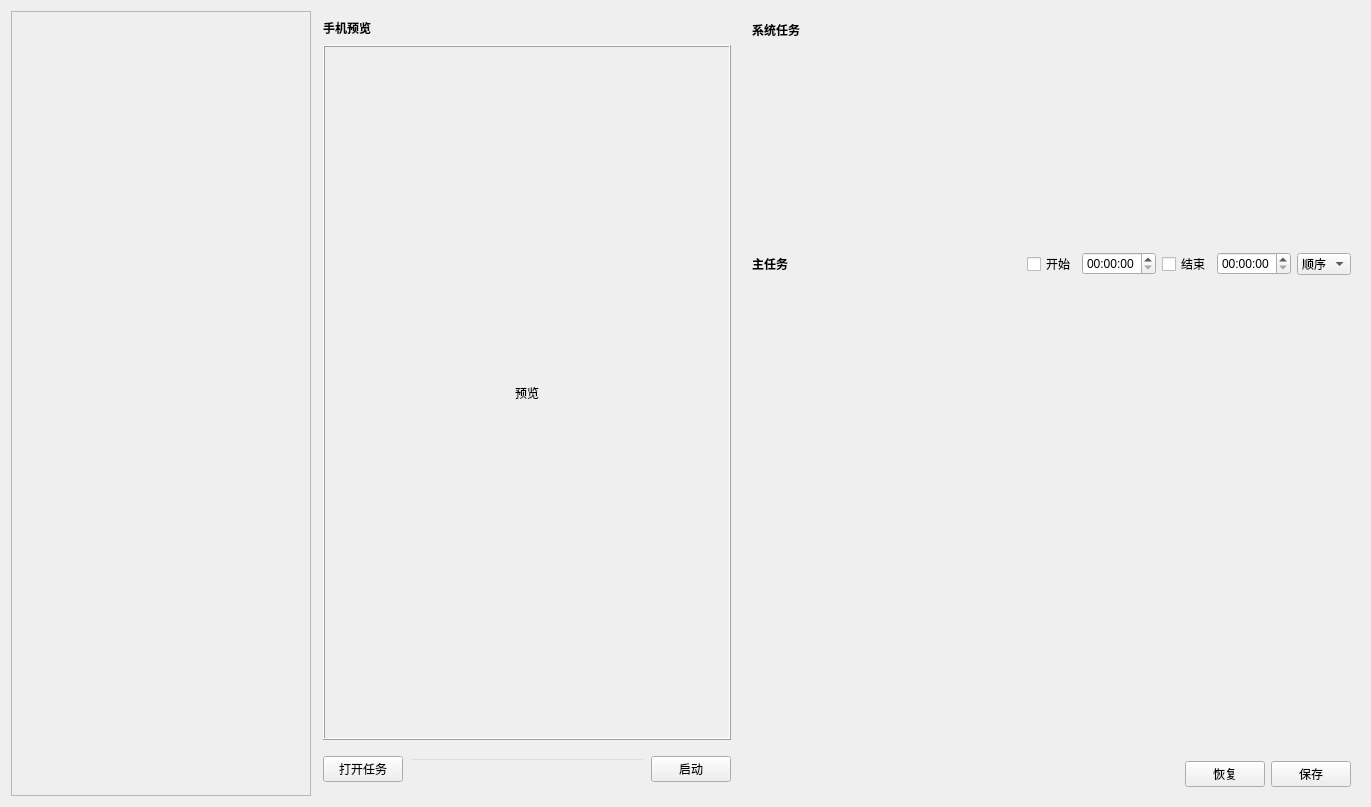
<?xml version="1.0" encoding="UTF-8"?>
<ui version="4.0">
 <class>AutomaticToolWidget</class>
 <widget class="QWidget" name="AutomaticToolWidget">
  <property name="geometry">
   <rect>
    <x>0</x>
    <y>0</y>
    <width>1371</width>
    <height>807</height>
   </rect>
  </property>
  <property name="windowTitle">
   <string>自动测试工具</string>
  </property>
  <property name="windowIcon">
   <iconset>
    <normalon>:/Resource/sheep.png</normalon>
   </iconset>
  </property>
  <layout class="QGridLayout" name="gridLayout_6">
   <item row="0" column="0">
    <widget class="QFrame" name="frame">
     <property name="minimumSize">
      <size>
       <width>300</width>
       <height>0</height>
      </size>
     </property>
     <property name="maximumSize">
      <size>
       <width>300</width>
       <height>16777215</height>
      </size>
     </property>
     <property name="styleSheet">
      <string notr="true"/>
     </property>
     <property name="frameShape">
      <enum>QFrame::StyledPanel</enum>
     </property>
     <property name="frameShadow">
      <enum>QFrame::Raised</enum>
     </property>
     <layout class="QGridLayout" name="gridLayout">
      <item row="0" column="0">
       <layout class="QVBoxLayout" name="verticalLayout_4">
        <property name="spacing">
         <number>0</number>
        </property>
        <item>
         <widget class="QTableWidget" name="devsInfoTbView">
          <property name="autoFillBackground">
           <bool>false</bool>
          </property>
          <property name="styleSheet">
           <string notr="true">background: transparent;</string>
          </property>
         </widget>
        </item>
        <item>
         <layout class="QHBoxLayout" name="horizontalLayout">
          <property name="spacing">
           <number>0</number>
          </property>
          <property name="topMargin">
           <number>6</number>
          </property>
          <item>
           <spacer name="horizontalSpacer_9">
            <property name="orientation">
             <enum>Qt::Horizontal</enum>
            </property>
            <property name="sizeHint" stdset="0">
             <size>
              <width>40</width>
              <height>20</height>
             </size>
            </property>
           </spacer>
          </item>
          <item>
           <widget class="QPushButton" name="pushButton">
            <property name="styleSheet">
             <string notr="true">background: transparent;</string>
            </property>
            <property name="text">
             <string/>
            </property>
            <property name="icon">
             <iconset>
              <normalon>:/Resource/refresh.png</normalon>
             </iconset>
            </property>
            <property name="iconSize">
             <size>
              <width>32</width>
              <height>32</height>
             </size>
            </property>
            <property name="flat">
             <bool>true</bool>
            </property>
           </widget>
          </item>
          <item>
           <spacer name="horizontalSpacer_10">
            <property name="orientation">
             <enum>Qt::Horizontal</enum>
            </property>
            <property name="sizeHint" stdset="0">
             <size>
              <width>40</width>
              <height>20</height>
             </size>
            </property>
           </spacer>
          </item>
         </layout>
        </item>
       </layout>
      </item>
     </layout>
    </widget>
   </item>
   <item row="0" column="1">
    <widget class="QWidget" name="widget" native="true">
     <property name="minimumSize">
      <size>
       <width>420</width>
       <height>0</height>
      </size>
     </property>
     <property name="maximumSize">
      <size>
       <width>420</width>
       <height>16777215</height>
      </size>
     </property>
     <layout class="QGridLayout" name="gridLayout_3">
      <property name="leftMargin">
       <number>6</number>
      </property>
      <property name="topMargin">
       <number>6</number>
      </property>
      <property name="rightMargin">
       <number>6</number>
      </property>
      <property name="bottomMargin">
       <number>6</number>
      </property>
      <item row="0" column="0">
       <layout class="QGridLayout" name="gridLayout_2">
        <item row="3" column="0">
         <layout class="QHBoxLayout" name="horizontalLayout_3">
          <property name="topMargin">
           <number>10</number>
          </property>
          <property name="bottomMargin">
           <number>8</number>
          </property>
          <item>
           <widget class="QPushButton" name="pushButton_21">
            <property name="text">
             <string>打开任务</string>
            </property>
           </widget>
          </item>
          <item>
           <widget class="QLineEdit" name="lineEdit">
            <property name="styleSheet">
             <string notr="true">background: transparent;</string>
            </property>
           </widget>
          </item>
          <item>
           <widget class="QPushButton" name="pushButton_6">
            <property name="text">
             <string>启动</string>
            </property>
           </widget>
          </item>
         </layout>
        </item>
        <item row="1" column="0">
         <layout class="QHBoxLayout" name="horizontalLayout_2">
          <item>
           <widget class="QLabel" name="label">
            <property name="font">
             <font>
              <weight>75</weight>
              <bold>true</bold>
             </font>
            </property>
            <property name="text">
             <string>手机预览</string>
            </property>
           </widget>
          </item>
          <item>
           <spacer name="horizontalSpacer">
            <property name="orientation">
             <enum>Qt::Horizontal</enum>
            </property>
            <property name="sizeHint" stdset="0">
             <size>
              <width>40</width>
              <height>20</height>
             </size>
            </property>
           </spacer>
          </item>
          <item>
           <widget class="QPushButton" name="previewBtn">
            <property name="styleSheet">
             <string notr="true">background: transparent;</string>
            </property>
            <property name="text">
             <string/>
            </property>
            <property name="icon">
             <iconset resource="ImageResource.qrc">
              <normaloff>:/Resource/switch_off.png</normaloff>
              <normalon>:/Resource/switch_on.png</normalon>
              <selectedoff>:/Resource/switch_off.png</selectedoff>
              <selectedon>:/Resource/switch_on.png</selectedon>:/Resource/switch_off.png</iconset>
            </property>
            <property name="iconSize">
             <size>
              <width>32</width>
              <height>32</height>
             </size>
            </property>
            <property name="autoDefault">
             <bool>false</bool>
            </property>
            <property name="default">
             <bool>false</bool>
            </property>
            <property name="flat">
             <bool>true</bool>
            </property>
           </widget>
          </item>
         </layout>
        </item>
        <item row="2" column="0">
         <widget class="QLabel" name="previewLb">
          <property name="minimumSize">
           <size>
            <width>380</width>
            <height>680</height>
           </size>
          </property>
          <property name="maximumSize">
           <size>
            <width>700</width>
            <height>1500</height>
           </size>
          </property>
          <property name="frameShape">
           <enum>QFrame::Box</enum>
          </property>
          <property name="frameShadow">
           <enum>QFrame::Raised</enum>
          </property>
          <property name="text">
           <string>预览</string>
          </property>
          <property name="scaledContents">
           <bool>false</bool>
          </property>
          <property name="alignment">
           <set>Qt::AlignCenter</set>
          </property>
         </widget>
        </item>
       </layout>
      </item>
     </layout>
    </widget>
   </item>
   <item row="0" column="2">
    <widget class="QStackedWidget" name="stackedWidget">
     <property name="minimumSize">
      <size>
       <width>600</width>
       <height>0</height>
      </size>
     </property>
     <property name="currentIndex">
      <number>0</number>
     </property>
     <widget class="QWidget" name="page">
      <layout class="QGridLayout" name="gridLayout_4">
       <item row="0" column="0">
        <layout class="QVBoxLayout" name="verticalLayout">
         <item>
          <layout class="QHBoxLayout" name="horizontalLayout_5">
           <item>
            <widget class="QLabel" name="label_2">
             <property name="font">
              <font>
               <weight>75</weight>
               <bold>true</bold>
              </font>
             </property>
             <property name="text">
              <string>系统任务</string>
             </property>
            </widget>
           </item>
           <item>
            <spacer name="horizontalSpacer_2">
             <property name="orientation">
              <enum>Qt::Horizontal</enum>
             </property>
             <property name="sizeHint" stdset="0">
              <size>
               <width>40</width>
               <height>20</height>
              </size>
             </property>
            </spacer>
           </item>
          </layout>
         </item>
         <item>
          <widget class="QTableWidget" name="sysTasksTbView">
           <property name="maximumSize">
            <size>
             <width>16777215</width>
             <height>200</height>
            </size>
           </property>
           <property name="styleSheet">
            <string notr="true">background: transparent;</string>
           </property>
          </widget>
         </item>
         <item>
          <layout class="QHBoxLayout" name="horizontalLayout_6">
           <item>
            <widget class="QLabel" name="label_3">
             <property name="font">
              <font>
               <weight>75</weight>
               <bold>true</bold>
              </font>
             </property>
             <property name="text">
              <string>主任务</string>
             </property>
            </widget>
           </item>
           <item>
            <spacer name="horizontalSpacer_4">
             <property name="orientation">
              <enum>Qt::Horizontal</enum>
             </property>
             <property name="sizeHint" stdset="0">
              <size>
               <width>40</width>
               <height>20</height>
              </size>
             </property>
            </spacer>
           </item>
           <item>
            <widget class="QCheckBox" name="checkBox">
             <property name="text">
              <string>开始</string>
             </property>
            </widget>
           </item>
           <item>
            <widget class="QTimeEdit" name="timeEdit"/>
           </item>
           <item>
            <widget class="QCheckBox" name="checkBox_2">
             <property name="text">
              <string>结束</string>
             </property>
            </widget>
           </item>
           <item>
            <widget class="QTimeEdit" name="timeEdit_2"/>
           </item>
           <item>
            <widget class="QComboBox" name="comboBox">
             <item>
              <property name="text">
               <string>顺序</string>
              </property>
             </item>
             <item>
              <property name="text">
               <string>乱序</string>
              </property>
             </item>
            </widget>
           </item>
          </layout>
         </item>
         <item>
          <widget class="QTableWidget" name="appTasksTbView">
           <property name="styleSheet">
            <string notr="true">background: transparent;</string>
           </property>
          </widget>
         </item>
         <item>
          <layout class="QHBoxLayout" name="horizontalLayout_4">
           <item>
            <spacer name="horizontalSpacer_3">
             <property name="orientation">
              <enum>Qt::Horizontal</enum>
             </property>
             <property name="sizeHint" stdset="0">
              <size>
               <width>40</width>
               <height>20</height>
              </size>
             </property>
            </spacer>
           </item>
           <item>
            <widget class="QPushButton" name="pushButton_12">
             <property name="text">
              <string>恢复</string>
             </property>
            </widget>
           </item>
           <item>
            <widget class="QPushButton" name="pushButton_11">
             <property name="text">
              <string>保存</string>
             </property>
            </widget>
           </item>
          </layout>
         </item>
        </layout>
       </item>
      </layout>
     </widget>
     <widget class="QWidget" name="page_2">
      <layout class="QGridLayout" name="gridLayout_8">
       <item row="0" column="0">
        <layout class="QVBoxLayout" name="verticalLayout_2">
         <item>
          <layout class="QHBoxLayout" name="horizontalLayout_7">
           <item>
            <widget class="QLabel" name="label_6">
             <property name="font">
              <font>
               <weight>75</weight>
               <bold>true</bold>
              </font>
             </property>
             <property name="text">
              <string>启动任务</string>
             </property>
            </widget>
           </item>
           <item>
            <spacer name="horizontalSpacer_5">
             <property name="orientation">
              <enum>Qt::Horizontal</enum>
             </property>
             <property name="sizeHint" stdset="0">
              <size>
               <width>40</width>
               <height>20</height>
              </size>
             </property>
            </spacer>
           </item>
          </layout>
         </item>
         <item>
          <widget class="QTableWidget" name="initTasksTbView">
           <property name="maximumSize">
            <size>
             <width>16777215</width>
             <height>150</height>
            </size>
           </property>
           <property name="styleSheet">
            <string notr="true">background: transparent;</string>
           </property>
          </widget>
         </item>
         <item>
          <layout class="QHBoxLayout" name="horizontalLayout_8">
           <item>
            <widget class="QLabel" name="label_7">
             <property name="font">
              <font>
               <weight>75</weight>
               <bold>true</bold>
              </font>
             </property>
             <property name="text">
              <string>主任务</string>
             </property>
            </widget>
           </item>
           <item>
            <spacer name="horizontalSpacer_6">
             <property name="orientation">
              <enum>Qt::Horizontal</enum>
             </property>
             <property name="sizeHint" stdset="0">
              <size>
               <width>40</width>
               <height>20</height>
              </size>
             </property>
            </spacer>
           </item>
          </layout>
         </item>
         <item>
          <widget class="QTableWidget" name="moduleTasksTbView">
           <property name="styleSheet">
            <string notr="true">background: transparent;</string>
           </property>
          </widget>
         </item>
         <item>
          <layout class="QHBoxLayout" name="horizontalLayout_9">
           <item>
            <spacer name="horizontalSpacer_7">
             <property name="orientation">
              <enum>Qt::Horizontal</enum>
             </property>
             <property name="sizeHint" stdset="0">
              <size>
               <width>40</width>
               <height>20</height>
              </size>
             </property>
            </spacer>
           </item>
           <item>
            <widget class="QPushButton" name="pushButton_5">
             <property name="text">
              <string>后退</string>
             </property>
            </widget>
           </item>
           <item>
            <widget class="QPushButton" name="pushButton_4">
             <property name="text">
              <string>运行</string>
             </property>
            </widget>
           </item>
           <item>
            <widget class="QPushButton" name="pushButton_3">
             <property name="text">
              <string>恢复</string>
             </property>
            </widget>
           </item>
           <item>
            <widget class="QPushButton" name="pushButton_2">
             <property name="text">
              <string>保存</string>
             </property>
            </widget>
           </item>
          </layout>
         </item>
        </layout>
       </item>
      </layout>
     </widget>
     <widget class="QWidget" name="page_3">
      <layout class="QGridLayout" name="gridLayout_5">
       <item row="0" column="0">
        <layout class="QVBoxLayout" name="verticalLayout_3">
         <item>
          <widget class="QTableWidget" name="actionTasksTbView">
           <property name="styleSheet">
            <string notr="true">background: transparent;</string>
           </property>
          </widget>
         </item>
         <item>
          <layout class="QHBoxLayout" name="horizontalLayout_10">
           <item>
            <spacer name="horizontalSpacer_8">
             <property name="orientation">
              <enum>Qt::Horizontal</enum>
             </property>
             <property name="sizeHint" stdset="0">
              <size>
               <width>40</width>
               <height>20</height>
              </size>
             </property>
            </spacer>
           </item>
           <item>
            <widget class="QPushButton" name="pushButton_7">
             <property name="text">
              <string>后退</string>
             </property>
            </widget>
           </item>
           <item>
            <widget class="QPushButton" name="pushButton_10">
             <property name="text">
              <string>运行</string>
             </property>
            </widget>
           </item>
           <item>
            <widget class="QPushButton" name="pushButton_8">
             <property name="text">
              <string>恢复</string>
             </property>
            </widget>
           </item>
           <item>
            <widget class="QPushButton" name="pushButton_9">
             <property name="text">
              <string>保存</string>
             </property>
            </widget>
           </item>
          </layout>
         </item>
        </layout>
       </item>
      </layout>
     </widget>
    </widget>
   </item>
  </layout>
 </widget>
 <resources>
  <include location="ImageResource.qrc"/>
 </resources>
 <connections/>
</ui>
